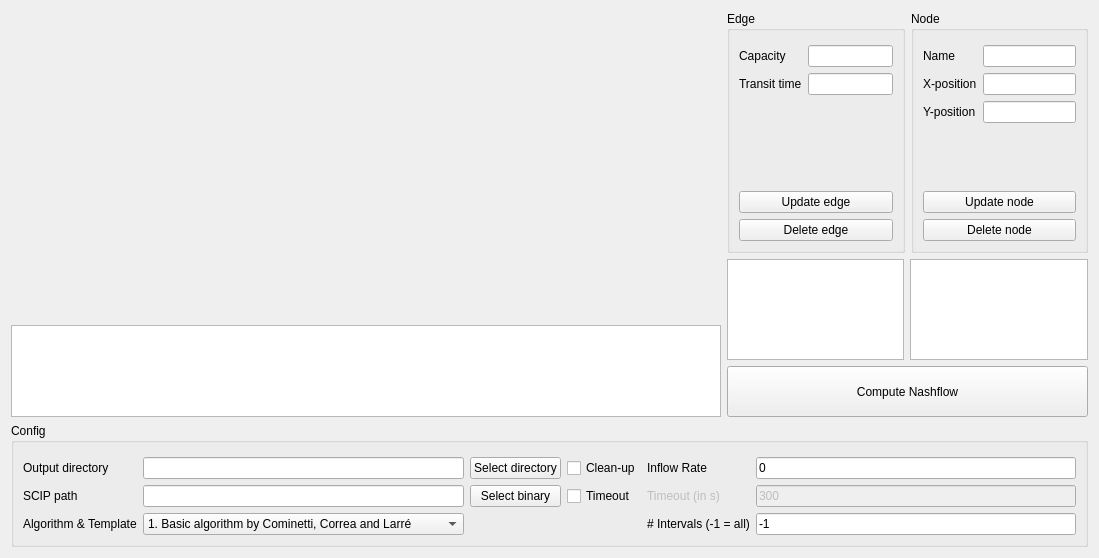
          <widget class="QWidget" name="tab_3">
           <attribute name="title">
            <string>Create/Load graph</string>
           </attribute>
           <layout class="QGridLayout" name="gridLayout_3">
            <item row="3" column="0" colspan="3">
             <widget class="QGroupBox" name="groupBox">
              <property name="sizePolicy">
               <sizepolicy hsizetype="Preferred" vsizetype="Preferred">
                <horstretch>0</horstretch>
                <verstretch>0</verstretch>
               </sizepolicy>
              </property>
              <property name="title">
               <string>Config</string>
              </property>
              <layout class="QGridLayout" name="gridLayout_2">
               <item row="3" column="3">
                <widget class="QCheckBox" name="cleanUpCheckBox_general">
                 <property name="text">
                  <string>Clean-up</string>
                 </property>
                </widget>
               </item>
               <item row="6" column="2">
                <widget class="QPushButton" name="scipPathPushButton_general">
                 <property name="text">
                  <string>Select binary</string>
                 </property>
                </widget>
               </item>
               <item row="3" column="4">
                <widget class="QLabel" name="label_8">
                 <property name="text">
                  <string>Inflow Rate</string>
                 </property>
                </widget>
               </item>
               <item row="6" column="4">
                <widget class="QLabel" name="timeoutLabel_general">
                 <property name="enabled">
                  <bool>false</bool>
                 </property>
                 <property name="text">
                  <string>Timeout (in s)</string>
                 </property>
                </widget>
               </item>
               <item row="6" column="3">
                <widget class="QCheckBox" name="activateTimeoutCheckBox_general">
                 <property name="text">
                  <string>Timeout</string>
                 </property>
                </widget>
               </item>
               <item row="3" column="2">
                <widget class="QPushButton" name="outputDirectoryPushButton_general">
                 <property name="text">
                  <string>Select directory</string>
                 </property>
                </widget>
               </item>
               <item row="6" column="0">
                <widget class="QLabel" name="label_12">
                 <property name="text">
                  <string>SCIP path</string>
                 </property>
                </widget>
               </item>
               <item row="3" column="1">
                <widget class="QLineEdit" name="outputDirectoryLineEdit_general"/>
               </item>
               <item row="6" column="1">
                <widget class="QLineEdit" name="scipPathLineEdit_general"/>
               </item>
               <item row="3" column="0">
                <widget class="QLabel" name="label_9">
                 <property name="text">
                  <string>Output directory</string>
                 </property>
                </widget>
               </item>
               <item row="6" column="5">
                <widget class="QLineEdit" name="timeoutLineEdit_general">
                 <property name="enabled">
                  <bool>false</bool>
                 </property>
                 <property name="text">
                  <string>300</string>
                 </property>
                </widget>
               </item>
               <item row="3" column="5">
                <widget class="QLineEdit" name="inflowLineEdit_general">
                 <property name="text">
                  <string>0</string>
                 </property>
                </widget>
               </item>
               <item row="8" column="0">
                <widget class="QLabel" name="label_11">
                 <property name="text">
                  <string>Algorithm &amp; Template</string>
                 </property>
                </widget>
               </item>
               <item row="8" column="1">
                <widget class="QComboBox" name="templateComboBox_general">
                 <item>
                  <property name="text">
                   <string>1. Basic algorithm by Cominetti, Correa and Larré</string>
                  </property>
                 </item>
                 <item>
                  <property name="text">
                   <string>2. Solve only one LP/IP</string>
                  </property>
                 </item>
                 <item>
                  <property name="text">
                   <string>3. Advanced algorithm</string>
                  </property>
                 </item>
                </widget>
               </item>
               <item row="8" column="5">
                <widget class="QLineEdit" name="intervalsLineEdit_general">
                 <property name="text">
                  <string>-1</string>
                 </property>
                </widget>
               </item>
               <item row="8" column="4">
                <widget class="QLabel" name="label_10">
                 <property name="text">
                  <string># Intervals (-1 = all)</string>
                 </property>
                </widget>
               </item>
               <item row="0" column="1">
                <spacer name="verticalSpacer_7">
                 <property name="orientation">
                  <enum>Qt::Vertical</enum>
                 </property>
                 <property name="sizeType">
                  <enum>QSizePolicy::Fixed</enum>
                 </property>
                 <property name="sizeHint" stdset="0">
                  <size>
                   <width>20</width>
                   <height>5</height>
                  </size>
                 </property>
                </spacer>
               </item>
              </layout>
              <zorder>label_8</zorder>
              <zorder>label_9</zorder>
              <zorder>outputDirectoryLineEdit_general</zorder>
              <zorder>outputDirectoryPushButton_general</zorder>
              <zorder>label_12</zorder>
              <zorder>scipPathLineEdit_general</zorder>
              <zorder>scipPathPushButton_general</zorder>
              <zorder>cleanUpCheckBox_general</zorder>
              <zorder>activateTimeoutCheckBox_general</zorder>
              <zorder>timeoutLabel_general</zorder>
              <zorder>timeoutLineEdit_general</zorder>
              <zorder>inflowLineEdit_general</zorder>
              <zorder>label_11</zorder>
              <zorder>templateComboBox_general</zorder>
              <zorder>intervalsLineEdit_general</zorder>
              <zorder>label_10</zorder>
              <zorder>verticalSpacer_7</zorder>
             </widget>
            </item>
            <item row="1" column="1" rowspan="2" colspan="2">
             <layout class="QGridLayout" name="gridLayout_6">
              <property name="verticalSpacing">
               <number>6</number>
              </property>
              <item row="1" column="0" colspan="2">
               <widget class="QPushButton" name="computeFlowPushButton_general">
                <property name="sizePolicy">
                 <sizepolicy hsizetype="Minimum" vsizetype="Expanding">
                  <horstretch>0</horstretch>
                  <verstretch>1</verstretch>
                 </sizepolicy>
                </property>
                <property name="text">
                 <string>Compute Nashflow</string>
                </property>
               </widget>
              </item>
              <item row="0" column="1">
               <widget class="QListWidget" name="nodeSelectionListWidget_general">
                <property name="sizePolicy">
                 <sizepolicy hsizetype="Expanding" vsizetype="Expanding">
                  <horstretch>0</horstretch>
                  <verstretch>2</verstretch>
                 </sizepolicy>
                </property>
               </widget>
              </item>
              <item row="0" column="0">
               <widget class="QListWidget" name="edgeSelectionListWidget_general">
                <property name="sizePolicy">
                 <sizepolicy hsizetype="Expanding" vsizetype="Expanding">
                  <horstretch>0</horstretch>
                  <verstretch>2</verstretch>
                 </sizepolicy>
                </property>
               </widget>
              </item>
             </layout>
            </item>
            <item row="0" column="1">
             <widget class="QGroupBox" name="groupBox_2">
              <property name="sizePolicy">
               <sizepolicy hsizetype="Preferred" vsizetype="Preferred">
                <horstretch>1</horstretch>
                <verstretch>4</verstretch>
               </sizepolicy>
              </property>
              <property name="title">
               <string>Edge</string>
              </property>
              <layout class="QVBoxLayout" name="verticalLayout_4">
               <item>
                <spacer name="verticalSpacer_3">
                 <property name="orientation">
                  <enum>Qt::Vertical</enum>
                 </property>
                 <property name="sizeType">
                  <enum>QSizePolicy::Fixed</enum>
                 </property>
                 <property name="sizeHint" stdset="0">
                  <size>
                   <width>20</width>
                   <height>5</height>
                  </size>
                 </property>
                </spacer>
               </item>
               <item>
                <layout class="QFormLayout" name="formLayout_3">
                 <property name="sizeConstraint">
                  <enum>QLayout::SetDefaultConstraint</enum>
                 </property>
                 <property name="fieldGrowthPolicy">
                  <enum>QFormLayout::AllNonFixedFieldsGrow</enum>
                 </property>
                 <item row="0" column="0">
                  <widget class="QLabel" name="label_15">
                   <property name="text">
                    <string>Capacity</string>
                   </property>
                  </widget>
                 </item>
                 <item row="0" column="1">
                  <widget class="QLineEdit" name="capacityLineEdit_general"/>
                 </item>
                 <item row="1" column="0">
                  <widget class="QLabel" name="label_16">
                   <property name="text">
                    <string>Transit time</string>
                   </property>
                  </widget>
                 </item>
                 <item row="1" column="1">
                  <widget class="QLineEdit" name="transitTimeLineEdit_general"/>
                 </item>
                </layout>
               </item>
               <item>
                <widget class="QPushButton" name="updateEdgeButton_general">
                 <property name="text">
                  <string>Update edge</string>
                 </property>
                 <property name="autoDefault">
                  <bool>false</bool>
                 </property>
                 <property name="default">
                  <bool>false</bool>
                 </property>
                 <property name="flat">
                  <bool>false</bool>
                 </property>
                </widget>
               </item>
               <item>
                <widget class="QPushButton" name="deleteEdgeButton_general">
                 <property name="text">
                  <string>Delete edge</string>
                 </property>
                 <property name="autoDefault">
                  <bool>false</bool>
                 </property>
                 <property name="default">
                  <bool>false</bool>
                 </property>
                 <property name="flat">
                  <bool>false</bool>
                 </property>
                </widget>
               </item>
              </layout>
             </widget>
            </item>
            <item row="0" column="2">
             <widget class="QGroupBox" name="groupBox_3">
              <property name="sizePolicy">
               <sizepolicy hsizetype="Preferred" vsizetype="Preferred">
                <horstretch>1</horstretch>
                <verstretch>4</verstretch>
               </sizepolicy>
              </property>
              <property name="title">
               <string>Node</string>
              </property>
              <layout class="QGridLayout" name="gridLayout_5">
               <item row="1" column="0">
                <layout class="QFormLayout" name="formLayout_4">
                 <item row="0" column="0">
                  <widget class="QLabel" name="label_17">
                   <property name="text">
                    <string>Name</string>
                   </property>
                  </widget>
                 </item>
                 <item row="0" column="1">
                  <widget class="QLineEdit" name="nodeNameLineEdit_general"/>
                 </item>
                 <item row="1" column="0">
                  <widget class="QLabel" name="label_18">
                   <property name="text">
                    <string>X-position</string>
                   </property>
                  </widget>
                 </item>
                 <item row="2" column="0">
                  <widget class="QLabel" name="label_19">
                   <property name="text">
                    <string>Y-position</string>
                   </property>
                  </widget>
                 </item>
                 <item row="1" column="1">
                  <widget class="QLineEdit" name="nodeXLineEdit_general"/>
                 </item>
                 <item row="2" column="1">
                  <widget class="QLineEdit" name="nodeYLineEdit_general"/>
                 </item>
                </layout>
               </item>
               <item row="3" column="0">
                <widget class="QPushButton" name="deleteNodeButton_general">
                 <property name="text">
                  <string>Delete node</string>
                 </property>
                 <property name="autoDefault">
                  <bool>false</bool>
                 </property>
                 <property name="default">
                  <bool>false</bool>
                 </property>
                 <property name="flat">
                  <bool>false</bool>
                 </property>
                </widget>
               </item>
               <item row="2" column="0">
                <widget class="QPushButton" name="updateNodeButton_general">
                 <property name="text">
                  <string>Update node</string>
                 </property>
                 <property name="autoDefault">
                  <bool>false</bool>
                 </property>
                 <property name="default">
                  <bool>false</bool>
                 </property>
                 <property name="flat">
                  <bool>false</bool>
                 </property>
                </widget>
               </item>
               <item row="0" column="0">
                <spacer name="verticalSpacer_4">
                 <property name="orientation">
                  <enum>Qt::Vertical</enum>
                 </property>
                 <property name="sizeType">
                  <enum>QSizePolicy::Fixed</enum>
                 </property>
                 <property name="sizeHint" stdset="0">
                  <size>
                   <width>20</width>
                   <height>5</height>
                  </size>
                 </property>
                </spacer>
               </item>
              </layout>
             </widget>
            </item>
            <item row="2" column="0">
             <widget class="QPlainTextEdit" name="logPlainTextEdit_general">
              <property name="sizePolicy">
               <sizepolicy hsizetype="Preferred" vsizetype="Preferred">
                <horstretch>0</horstretch>
                <verstretch>1</verstretch>
               </sizepolicy>
              </property>
              <property name="verticalScrollBarPolicy">
               <enum>Qt::ScrollBarAsNeeded</enum>
              </property>
              <property name="textInteractionFlags">
               <set>Qt::NoTextInteraction</set>
              </property>
             </widget>
            </item>
            <item row="0" column="0" rowspan="2">
             <widget class="QFrame" name="plotFrame_general">
              <property name="sizePolicy">
               <sizepolicy hsizetype="Preferred" vsizetype="Preferred">
                <horstretch>4</horstretch>
                <verstretch>1</verstretch>
               </sizepolicy>
              </property>
             </widget>
            </item>
           </layout>
           <zorder>plotFrame_general</zorder>
           <zorder>groupBox_3</zorder>
           <zorder>groupBox_2</zorder>
           <zorder>groupBox</zorder>
           <zorder>logPlainTextEdit_general</zorder>
          </widget>
